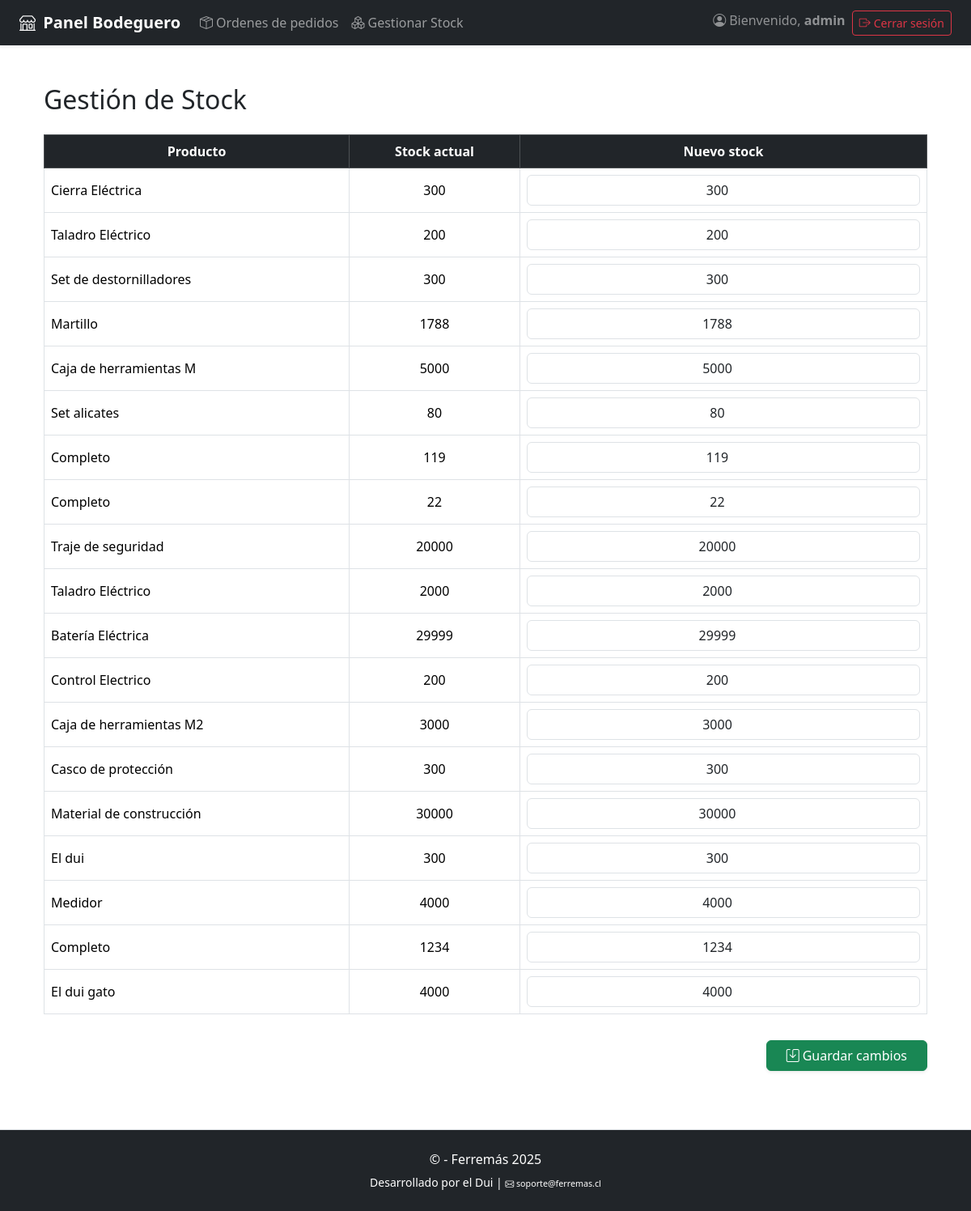
The app's page /bodegueroapp/gestionar_stock/ (signed in), older data.
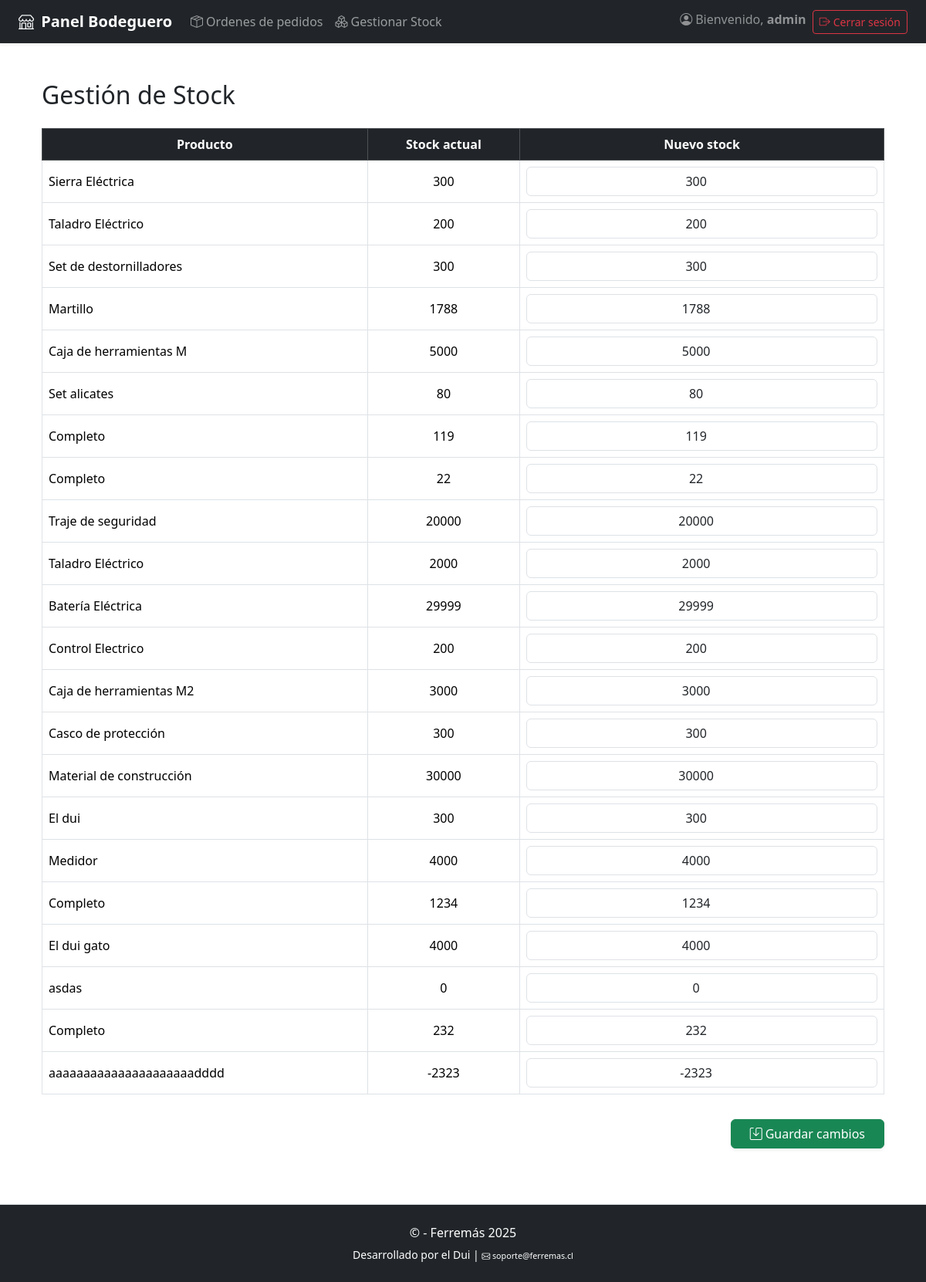
The same page, newer data.
### tienda/models.py (models this page shows, shortened)
class Producto(models.Model):
    CATEGORIAS = [
        ('herramientas', 'Herramientas'),
        ('herramientas_electricas', 'Herramientas Eléctricas'),
        ('herramientas_manuales', 'Herramientas Manuales'),
        ('materiales', 'Materiales'),
        ('accesorios', 'Accesorios'),
        ('pinturas', 'Pinturas'),
        ('electricidad', 'Electricidad'),
        ('inalambricas', 'Inalámbricas'),
        ('medicion', 'Medición'),
    ]
    nombre = models.CharField(max_length=255)
    descripcion = models.TextField()
    categoria = models.CharField(max_length=100, choices=CATEGORIAS)
    stock = models.IntegerField()
    imagen = models.ImageField(upload_to='static/productos/')
    activo = models.BooleanField(default=True)

### bodegueroapp/views.py (the view, shortened to what this page needs)
# urls.py: path('gestionar_stock/', views.gestionar_stock_productos, name='gestionar_stock_productos'),
@login_required
@user_passes_test(es_bodeguero)
def gestionar_stock_productos(request):
    productos = Producto.objects.all()
    return render(request, 'bodegueroapp/gestionar_stock.html', {'productos': productos})

### tienda/context_processors.py (called while the page is built, shortened)
def carrito_context(request):
    carrito = request.session.get('carrito', {})
    items = []
    total = 0
    return {
        'carrito_items': items,
        'carrito_total': total
    }

### bodegueroapp/templates/bodegueroapp/gestionar_stock.html (shortened to what this page needs)
{% extends 'base_bodeguero.html' %}
{% load static %}
{% block content %}
<div class="container py-4">
    <h2 class="seccion-titulo mb-4">Gestión de Stock</h2>
    <form method="POST">
        <div class="table-responsive">
            <table class="table table-bordered table-hover align-middle">
                <thead class="table-dark text-center">
                    <tr>
                        <th>Producto</th>
                        <th>Stock actual</th>
                        <th>Nuevo stock</th>
                    </tr>
                </thead>
                <tbody>
                    {% for producto in productos %}
                    <tr>
                        <td>{{ producto.nombre }}</td>
                        <td class="text-center">{{ producto.stock }}</td>
                        <td class="text-center">
                            <input type="number" name="stock_{{ producto.id }}" value="{{ producto.stock }}" min="0"
                                class="form-control text-center">
                        </td>
                    </tr>
                    {% endfor %}
                </tbody>
            </table>
        </div>
        <div class="text-end mt-3">
            <button type="submit" class="btn btn-success px-4 shadow-sm">
                <i class="bi bi-save me-1"></i>Guardar cambios
            </button>
        </div>
    </form>
</div>
{% endblock %}

Row changes from the older to the newer data that the page shows:
changed Producto: nombre "Cierra Eléctrica" → "Sierra Eléctrica"
added Producto: nombre "asdas", stock "0"
added Producto: nombre "Completo", stock "232"
added Producto: nombre "aaaaaaaaaaaaaaaaaaaaadddd", stock "-2323"
